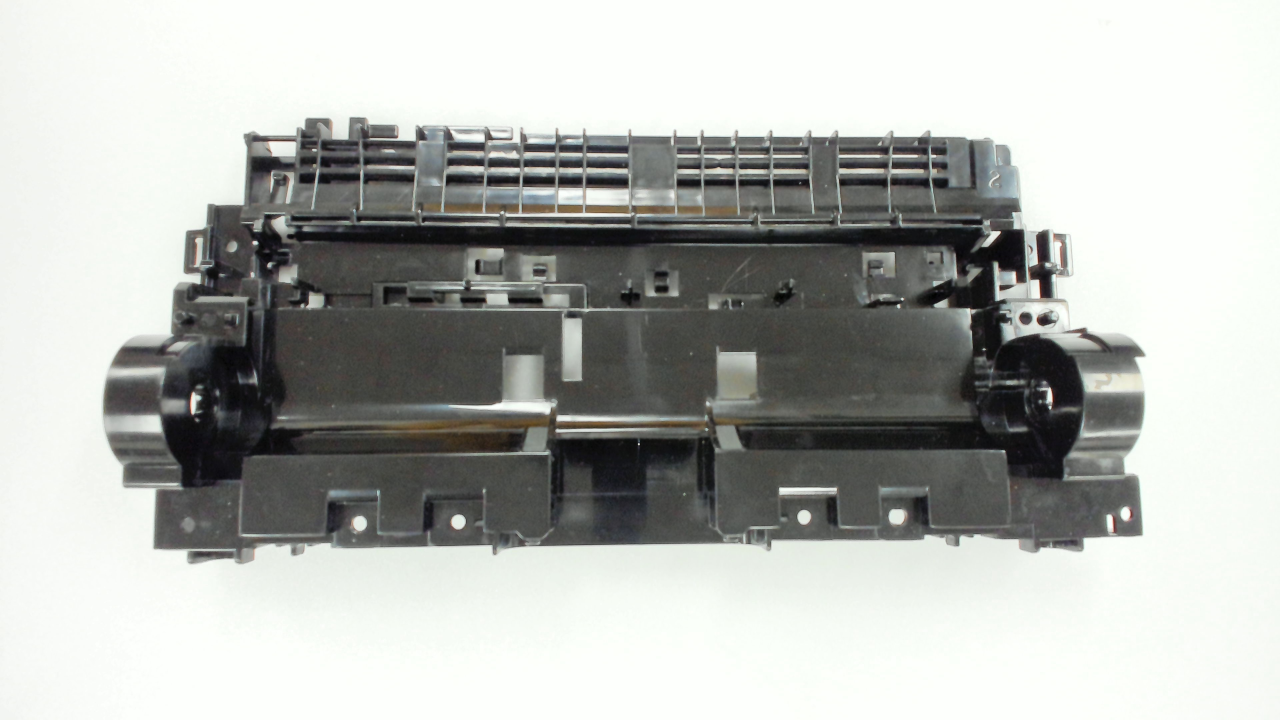
#> input picture img/defect2.jpg, 3840 x 2160 px (shown at 1/3 size)
$ python cropRectangle.py   (older library calls are emulated)
#> lines starting #> are read from the running program, lines starting #| are printed output that depends on the picture; after the words box and inside, x2 and y2 are one past the last pixel; in counts of white or black regions, pixels touching at a corner belong together
'''
>>>제한사항
#1 사진 입력 -> 1사진 출력 : 다수가 가능하게 자동화 해야함
#2 출력된 사진들의 크기가 동일 하지 않음. -> 이 파일에선 건드리지 않음. 원본을 유지하는 것이 중요하다고 판단
#  사진을 받아쓰는 코드에서 처리해야함
#3 입력된 사진의 크기가 달라질 경우 threshold가 제대로 작동하는지 확인해야함.
'''


import cv2
import numpy as np
import math

#최적화 사각형 잘라주는 함수
def crop_minAreaRect(img, rect):
    # rotate img
    angle = rect[2]
    rows,cols = img.shape[0], img.shape[1]
    M = cv2.getRotationMatrix2D((cols/2,rows/2),angle,1)
    img_rot = cv2.warpAffine(img,M,(cols,rows))
    # rotate bounding box
    rect0 = (rect[0], rect[1], 0.0)
    box = cv2.boxPoints(rect0)
    pts = np.int0(cv2.transform(np.array([box]), M))[0]
    pts[pts < 0] = 0
    # crop
    img_crop = img_rot[pts[1][1]:pts[0][1],
                       pts[1][0]:pts[2][0]]
    return img_crop

img_color = cv2.imread('img/defect2.jpg')
#> img_color is the input picture: shape (2160, 3840, 3); mean B, G, R 179.2, 183, 180.8
img_crop = cv2.imread('img/defect2.jpg')
img_gray = cv2.cvtColor(img_color, cv2.COLOR_BGR2GRAY)
#width와 height를 변경할 때마다, 아래의 쓰레스홀드 값을 변경해주어야함.
#not only height but also width

height, width = img_gray.shape[::-1]


ret, img_binary = cv2.threshold(img_gray, 127, 255, 0)
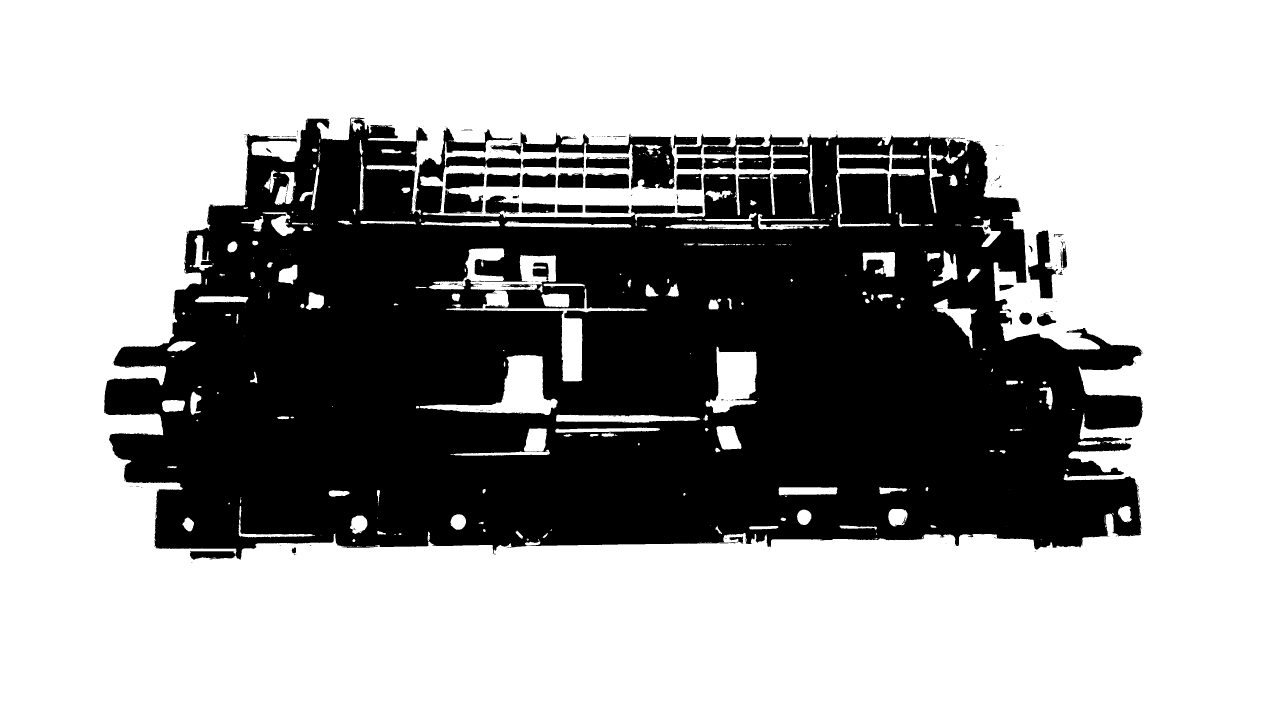
#> img_binary: shape (2160, 3840) (shown at 1/3 size); 64.7% white; 318 black regions (263 under 20 px)
_, contours, hierarchy = cv2.findContours(img_binary, cv2.RETR_LIST, cv2.CHAIN_APPROX_SIMPLE)
#> contours = 961 contours, 710 with area under 20; largest, box (x1, y1, x2, y2) and area: (0, 0, 3840, 2160) 8288401, (311, 352, 3429, 1681) 3041737, (1473, 395, 2026, 571) 30014, (1259, 1065, 1673, 1245) 24960, (1286, 745, 1668, 871) 20084
#Returns: image, contours, hierachy
#print(type(contours))
# type of contours:  list

#최적화 사각형 표시
for cnt in contours:
    rect = cv2.minAreaRect(cnt)

    #외접하며 면적이 가장 작은 사각형을 출력함. 좌상단의 좌표값과, 박스의 크기, 기울어진 각도를 반환.
    box = cv2.boxPoints(rect) #rect의 꼭지점 좌표 4개를 얻음.float형
    box = np.int0(box) #float를 int형으로 변환.
    area = cv2.contourArea(cnt)

    max_area = int(width*height)
    half_area = int(max_area/4)
    if ( half_area< area < max_area/2): # 최대 넓이의 0.25에서 0.5까지에 해당하는 사각형만 포착
        #print(area)
        print(rect)
        rect_roi = rect
        cv2.drawContours(img_color,[box],0,(0,0,255),2) #red
#> this loop made 961 passes
#> (area, rect_roi) on pass 960: (3041737, ((1867.2, 1003.3), (3118, 1323.6), -0.742))
#> (printed output is left out)

#선별해놓은 곳을 자름
img_crop = crop_minAreaRect(img_crop, rect_roi)
#> in crop_minAreaRect, `angle = rect[2]`: angle = -0.742
#> in crop_minAreaRect, `M = cv2.getRotationMatrix2D((cols/2,rows/2),angle,1)`: M = [[1, -0.013, 14.15], [0.013, 1, -24.78]]
#> in crop_minAreaRect, `img_rot = cv2.warpAffine(img,M,(cols,rows))`:
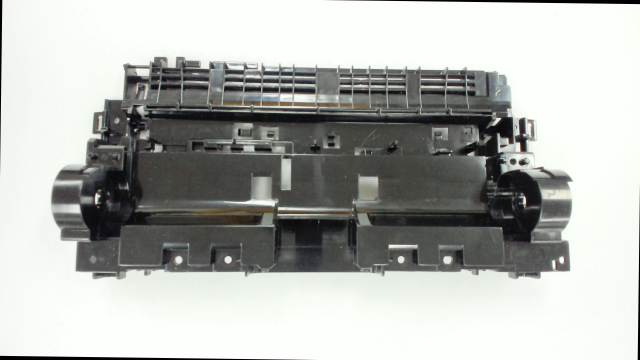
#> img_rot: shape (2160, 3840, 3) (shown at 1/6 size); mean B, G, R 177.3, 181.1, 178.9
#> in crop_minAreaRect, `rect0 = (rect[0], rect[1], 0.0)`: rect0 = ((1867.2, 1003.3), (3118, 1323.6), 0)
#> in crop_minAreaRect, `box = cv2.boxPoints(rect0)`: box = [[308.2, 1665.1], [308.2, 341.5], [3426.2, 341.5], [3426.2, 1665.1]]
#> in crop_minAreaRect, `pts = np.int0(cv2.transform(np.array([box]), M))[0]`: pts = [[300, 1644], [317, 320], [3435, 361], [3418, 1684]]
#> in crop_minAreaRect, `img_crop = img_rot[pts[1][1]:pts[0][1], pts[1][0]:pts[2][0]]`:
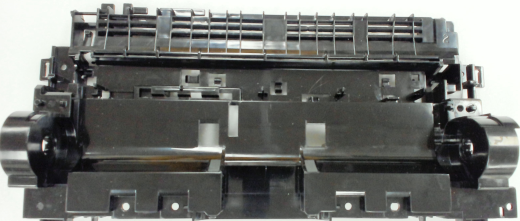
#> img_crop: shape (1324, 3118, 3) (shown at 1/6 size); mean B, G, R 110.7, 113.9, 112.4

#화면 뛰워서 보여줌.
img_color = cv2.resize(img_color, dsize=(960, 560), interpolation=cv2.INTER_AREA)
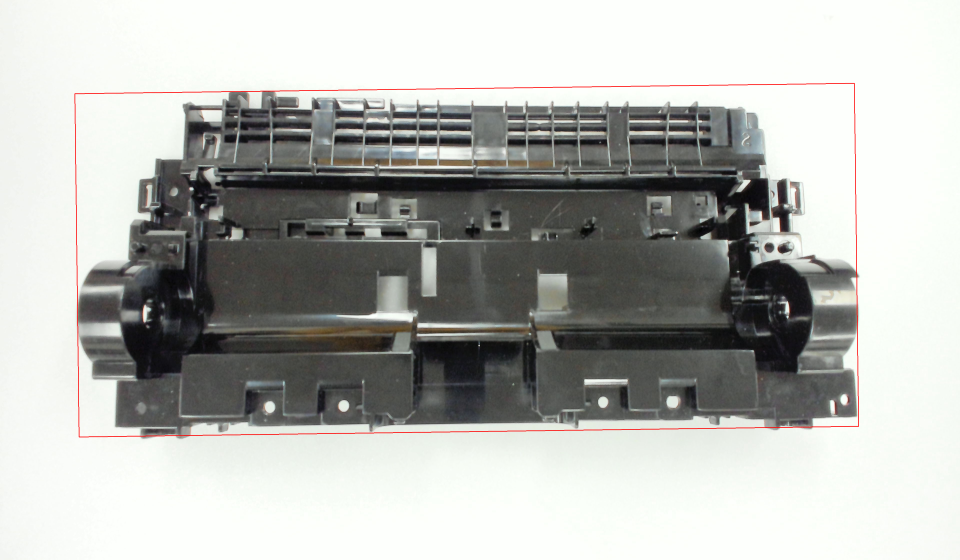
#> img_color: shape (560, 960, 3); mean B, G, R 178.4, 182.2, 180.8
cv2.imshow("result", img_color)
cv2.imshow("crop", img_crop)
cv2.imwrite('img/crop/normal1.jpg', img_crop)
cv2.waitKey(0)

$ run again, with img/defect1.jpg copied over img/defect2.jpg
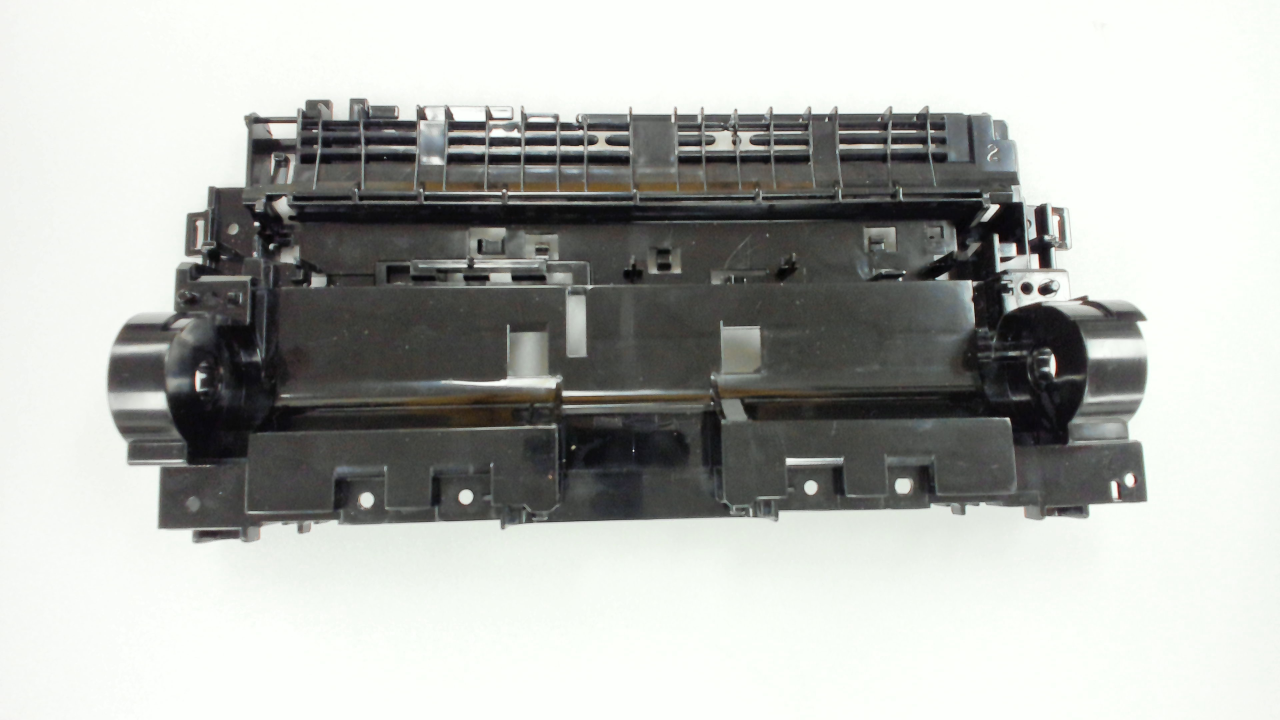
#> input picture img/defect1.jpg, 3840 x 2160 px (shown at 1/3 size)
#> img_color is the input picture: shape (2160, 3840, 3); mean B, G, R 176.6, 180.3, 178.5
#> `ret, img_binary = cv2.threshold(img_gray, 127, 255, 0)`:
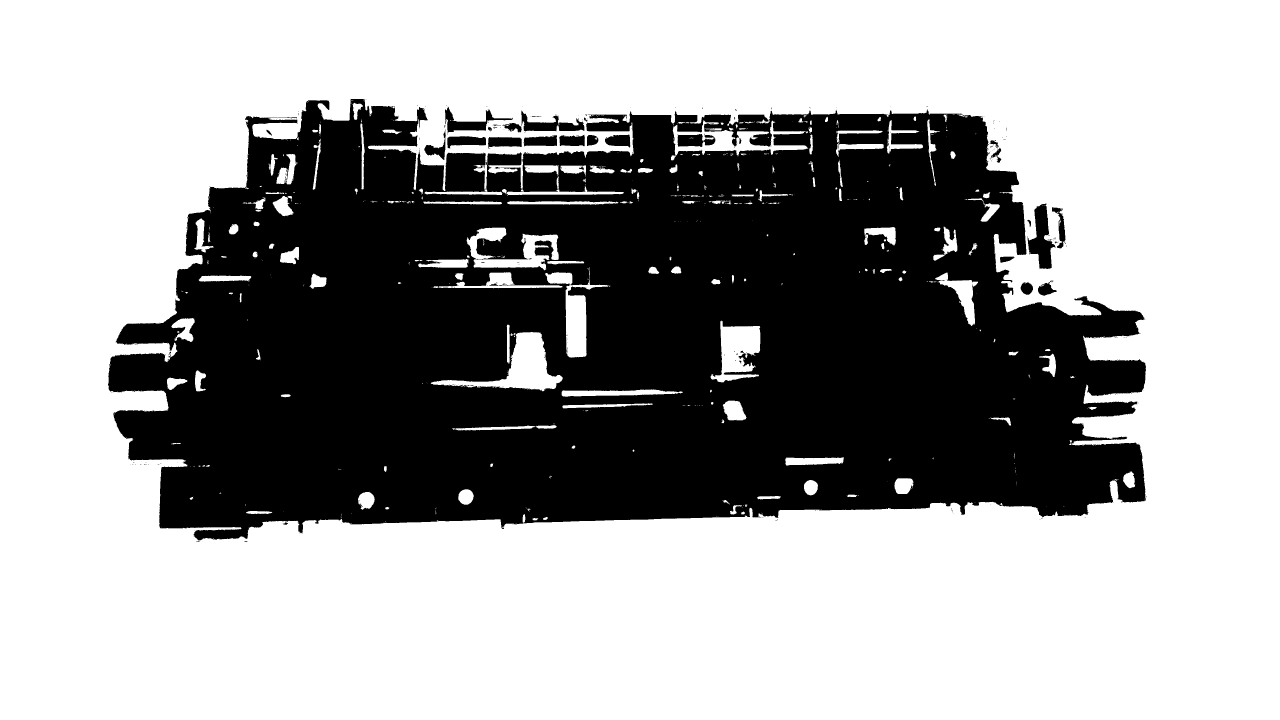
#> img_binary: shape (2160, 3840) (shown at 1/3 size); 63.9% white; 375 black regions (337 under 20 px)
#> contours = 1169 contours, 942 with area under 20; largest, box (x1, y1, x2, y2) and area: (0, 0, 3840, 2160) 8288401, (323, 296, 3439, 1622) 3152427, (1292, 996, 1688, 1174) 21616, (2018, 361, 2425, 469) 17280, (2132, 962, 2281, 1147) 15323
#> the loop `for cnt in contours:` made 1169 passes
#> (area, rect_roi) on pass 1168: (3152427, ((1875, 929.5), (3115.4, 1312), -1.58))
#> (printed output is left out)
#> angle = -1.58
#> M = [[1, -0.0276, 30.57], [0.0276, 1, -52.64]]
#> rect0 = ((1875, 929.5), (3115.4, 1312), 0)
#> in crop_minAreaRect, `box = cv2.boxPoints(rect0)`: box = [[317.4, 1585.5], [317.4, 273.5], [3432.7, 273.5], [3432.7, 1585.5]]
#> pts = [[304, 1541], [340, 229], [3454, 315], [3418, 1627]]
#> `img_color = cv2.resize(img_color, dsize=(960, 560), interpolation=cv2...`:
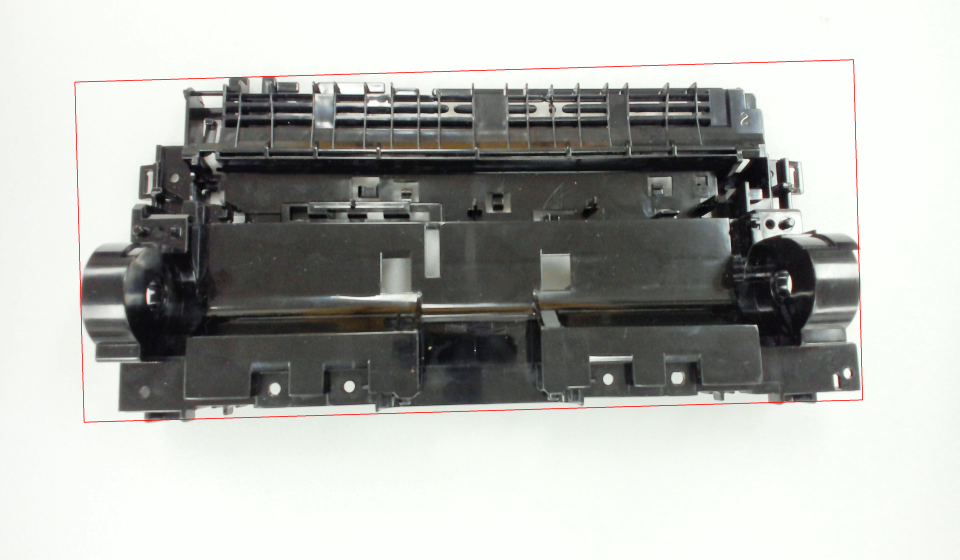
#> img_color: shape (560, 960, 3); mean B, G, R 175.9, 179.5, 178.5

$ run again, with img/normal.jpg copied over img/defect2.jpg
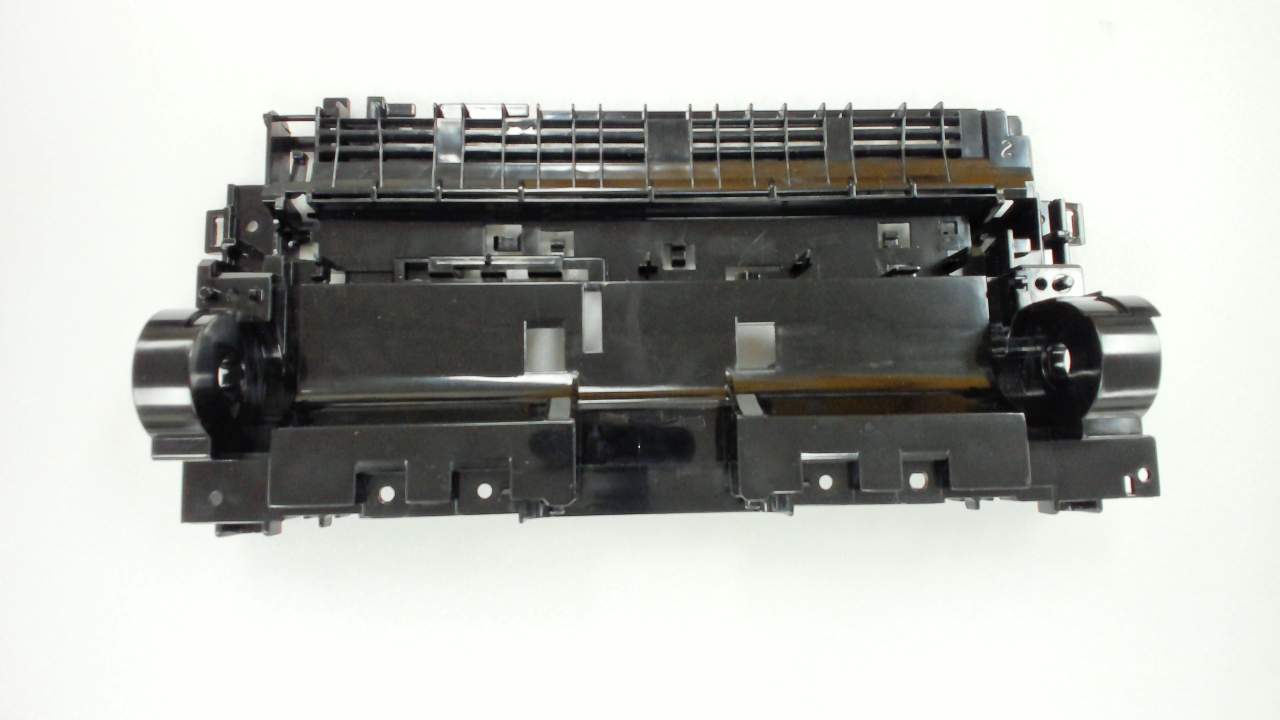
#> input picture img/normal.jpg, 3840 x 2160 px (shown at 1/3 size)
#> img_color is the input picture: shape (2160, 3840, 3); mean B, G, R 174.9, 179.4, 177.6
#> `ret, img_binary = cv2.threshold(img_gray, 127, 255, 0)`:
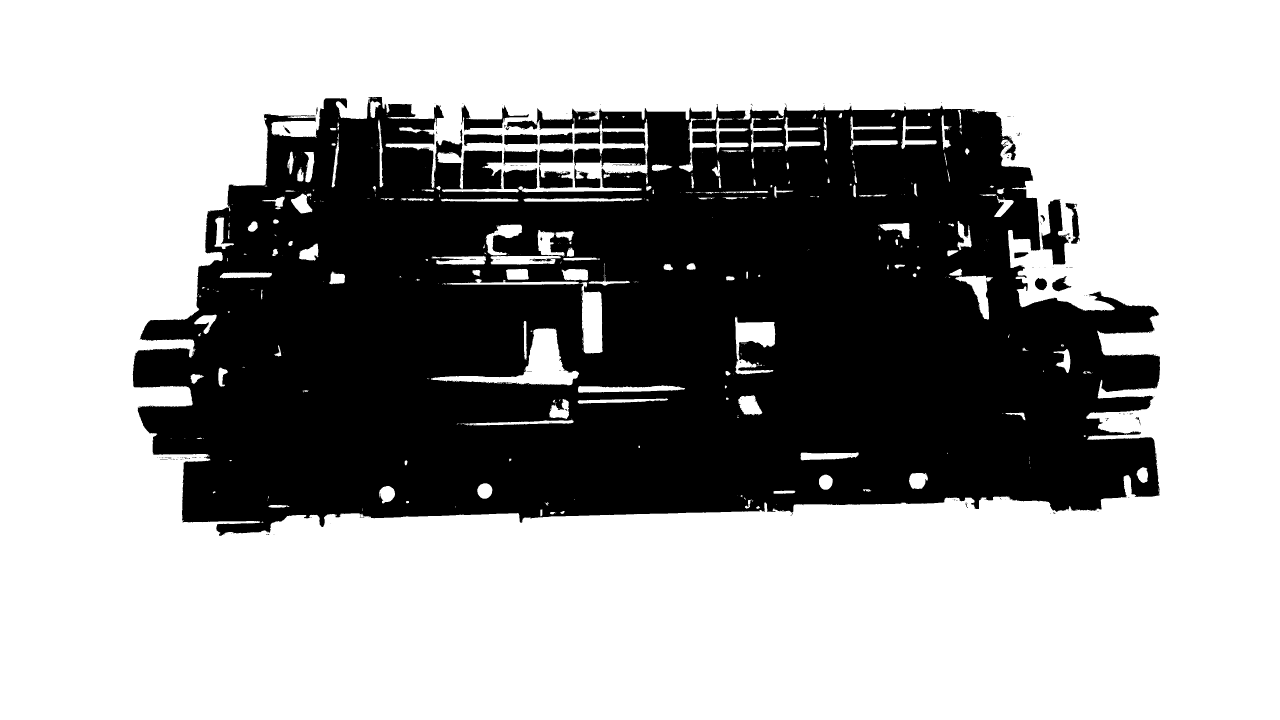
#> img_binary: shape (2160, 3840) (shown at 1/3 size); 64.3% white; 352 black regions (322 under 20 px)
#> contours = 1029 contours, 818 with area under 20; largest, box (x1, y1, x2, y2) and area: (0, 0, 3840, 2160) 8288401, (397, 290, 3481, 1609) 3075625, (1293, 985, 1737, 1156) 20990, (1340, 837, 1808, 1060) 13076, (1720, 442, 1938, 505) 9669
#> the loop `for cnt in contours:` made 1029 passes
#> (area, rect_roi) on pass 1028: (3075625, ((1933.7, 918.9), (3084, 1304.5), -1.64))
#> (printed output is left out)
#> angle = -1.64
#> M = [[1, -0.0287, 31.76], [0.0287, 1, -54.62]]
#> rect0 = ((1933.7, 918.9), (3084, 1304.5), 0)
#> in crop_minAreaRect, `box = cv2.boxPoints(rect0)`: box = [[391.8, 1571.2], [391.8, 266.7], [3475.7, 266.7], [3475.7, 1571.2]]
#> pts = [[378, 1527], [415, 223], [3498, 311], [3461, 1615]]
#> `img_color = cv2.resize(img_color, dsize=(960, 560), interpolation=cv2...`:
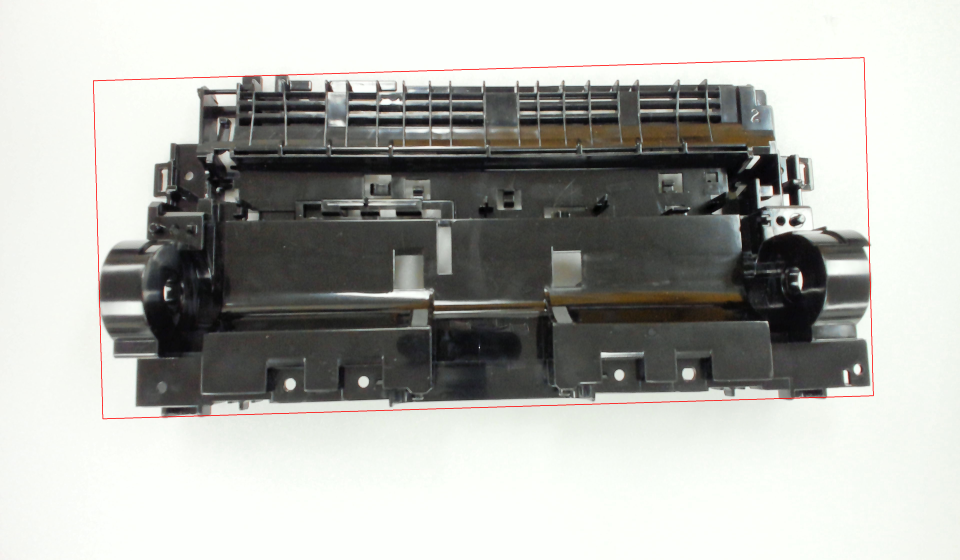
#> img_color: shape (560, 960, 3); mean B, G, R 174.2, 178.6, 177.7
